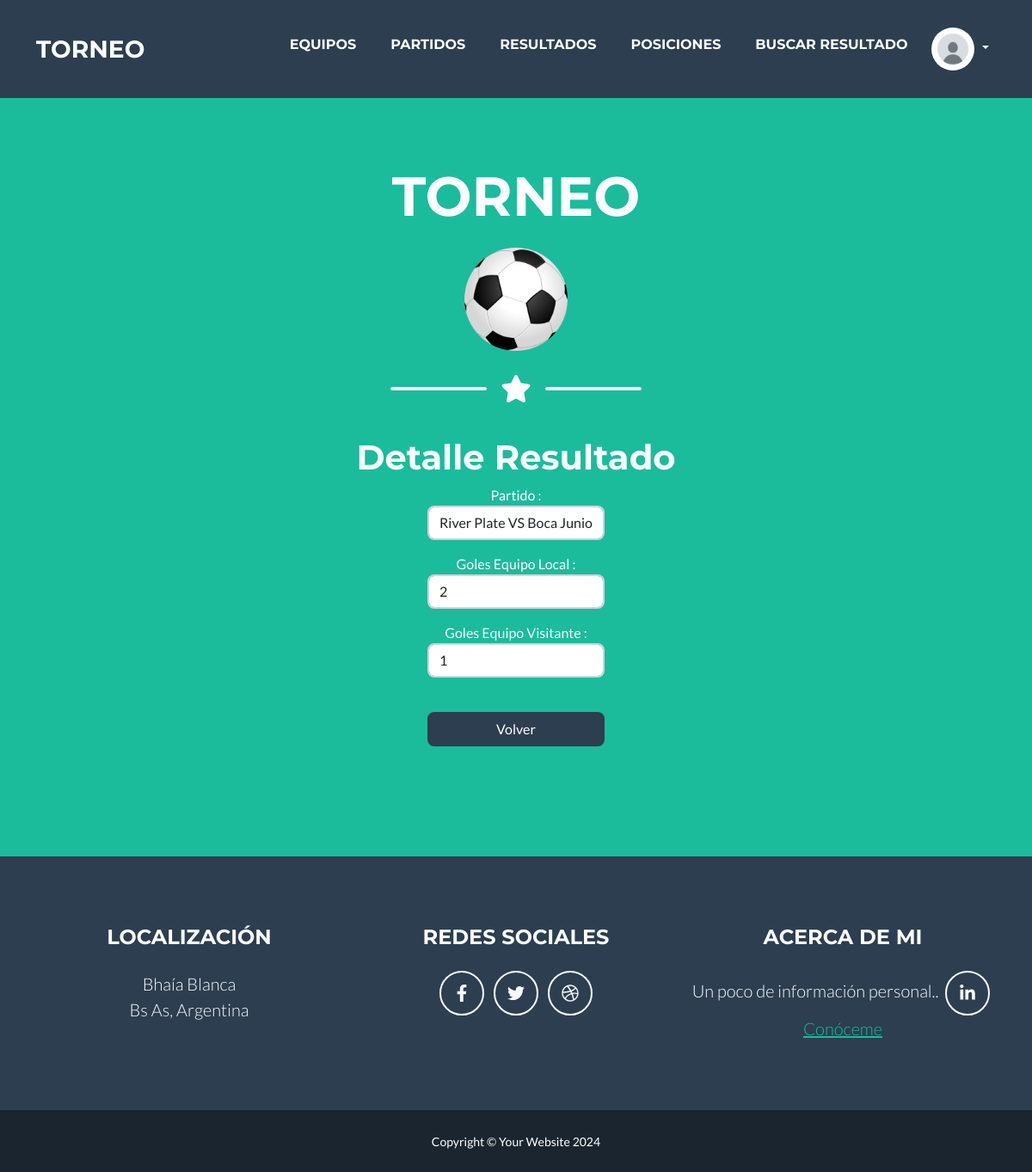
The page /App/ver_resultado/1 on the database its author committed.
### App/models.py (models this page shows, shortened)
class Resultados(models.Model):
    partido = models.ForeignKey(Partidos, on_delete=models.SET_NULL, null=True)
    equipo_local = models.IntegerField()
    equipo_visitante = models.IntegerField()

class Partidos(models.Model):
    equipo_local = models.ForeignKey(Equipos, name="equipo_local", on_delete=models.SET_NULL, null=True, related_name='equipo_local')
    equipo_visitante = models.ForeignKey(Equipos, name="equipo_visitante", on_delete=models.SET_NULL, null=True, related_name='equipo_visitante')
    fecha = models.DateField()
    hora = models.TimeField()
    def __str__(self):
        return f"{self.equipo_local} VS {self.equipo_visitante}"

class Equipos(models.Model):
    nombre = models.CharField(max_length=30)
    fechafundacion = models.DateField()
    def __str__(self):
        return f"{self.nombre}"

### App/views.py (the view)
# urls.py: path('ver_resultado/<int:pk>', ver_resultado, name="ver_resultado"),
def ver_resultado(request, pk):
    resultado = Resultados.objects.filter(id__iexact=pk)[0]
    info = {
        "resultado" : resultado
    }
    return render(request, "Resultados/ver_resultado.html", info)

### App/templates/Resultados/ver_resultado.html
{% extends "home.html" %}
{% block section %}
    <h1>Detalle Resultado</h1>
    <p>
        Partido : <input name="equipo_local" value="{{ resultado.partido }}" class="form-control" readonly>
    </p>
    <p>
        Goles Equipo Local : <input type="number" value="{{ resultado.equipo_local }}" class="form-control" readonly>
    </p>
    <p>
        Goles Equipo Visitante : <input type="number" value="{{ resultado.equipo_visitante }}" class="form-control" readonly>
    </p>
    <br>
    <p>
        <a href="{% url 'resultados' %}">
            <input value="Volver" class="btn btn-secondary">
        </a>
    </p>
{% endblock %}

### rows shown on the page
Resultados: equipo_local "River Plate VS Boca Junior", equipo_local "2", equipo_visitante "1"
